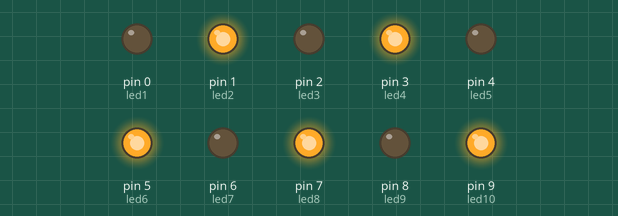
Simulated run of this sketch. Board: Arduino Uno, built with avr-gcc and run on an emulated ATmega328P. Shown: output pins drawn as LEDs (lit = HIGH).

Above: at 0.2 s.
At 2.2 s:
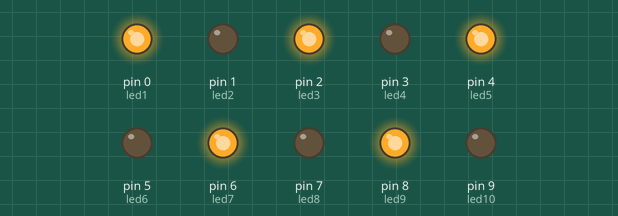
Timing chart, 0 to 3.0 s (numbered marks = the images above):
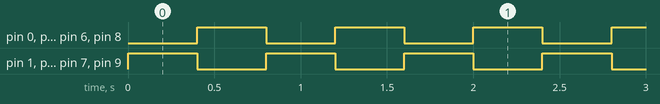

Measured:
- by itself, pin 0 (led1), pin 1 (led2), pin 2 (led3), pin 3 (led4), pin 4 (led5), pin 5 (led6), pin 6 (led7), pin 7 (led8), pin 8 (led9), pin 9 (led10): alternates HIGH for 0.40 s and LOW for 0.40 s
- by itself, everything shown: repeats every 0.80 s, in 3 steps

The sketch:

guia_manejo_digital3.ino
```cpp
// Prender a la vez, de una tanda de 10leds comunes,
//los 5 impares y luego los 5 pares, y que
//vallan alternando el prender y apagar.

#define led1  0
#define led2  1
#define led3  2
#define led4  3
#define led5  4
#define led6  5
#define led7  6
#define led8  7
#define led9  8
#define led10 9

void setup()
{
   pinMode(led1, OUTPUT);
   pinMode(led2, OUTPUT);
   pinMode(led3, OUTPUT);
   pinMode(led4, OUTPUT);
   pinMode(led5, OUTPUT);
   pinMode(led6, OUTPUT);
   pinMode(led7, OUTPUT);
   pinMode(led8, OUTPUT);
   pinMode(led9, OUTPUT);
   pinMode(led10, OUTPUT);
}

void loop()
{
  // 2,4,6,8,10
  digitalWrite(led2, HIGH);
  digitalWrite(led4, HIGH);
  digitalWrite(led6, HIGH);
  digitalWrite(led8, HIGH);
  digitalWrite(led10, HIGH);
  delay(400);
  digitalWrite(led2, LOW);
  digitalWrite(led4, LOW);
  digitalWrite(led6, LOW);
  digitalWrite(led8, LOW);
  digitalWrite(led10, LOW);

  //1, 3, 5, 7, 9
  digitalWrite(led1, HIGH);
  digitalWrite(led3, HIGH);
  digitalWrite(led5, HIGH);
  digitalWrite(led7, HIGH);
  digitalWrite(led9, HIGH);
  delay(400);
  digitalWrite(led1, LOW);
  digitalWrite(led3, LOW);
  digitalWrite(led5, LOW);
  digitalWrite(led7, LOW);
  digitalWrite(led9, LOW);

}
```
